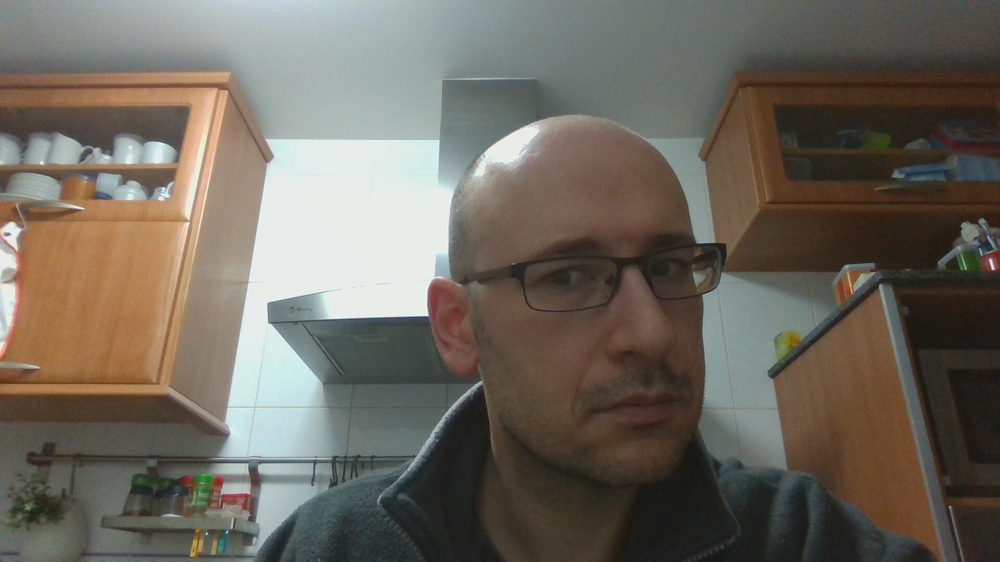
#> input picture images/2016-12-27-065928.jpg, 1000 x 562 px, shrunk from 1920 x 1080 before the run, given in place of the camera
$ python camaeracontours.py
#> lines starting #> are read from the running program, lines starting #| are printed output that depends on the picture; after the words box and inside, x2 and y2 are one past the last pixel; in counts of white or black regions, pixels touching at a corner belong together
import cv2
import numpy as np

cap = cv2.VideoCapture(0)

while(1):

	# Take each frame
	_, frame = cap.read()
#> frame is the input picture: shape (562, 1000, 3); mean B, G, R 93.8, 103.8, 110

	gray = cv2.cvtColor(frame, cv2.COLOR_BGR2GRAY)
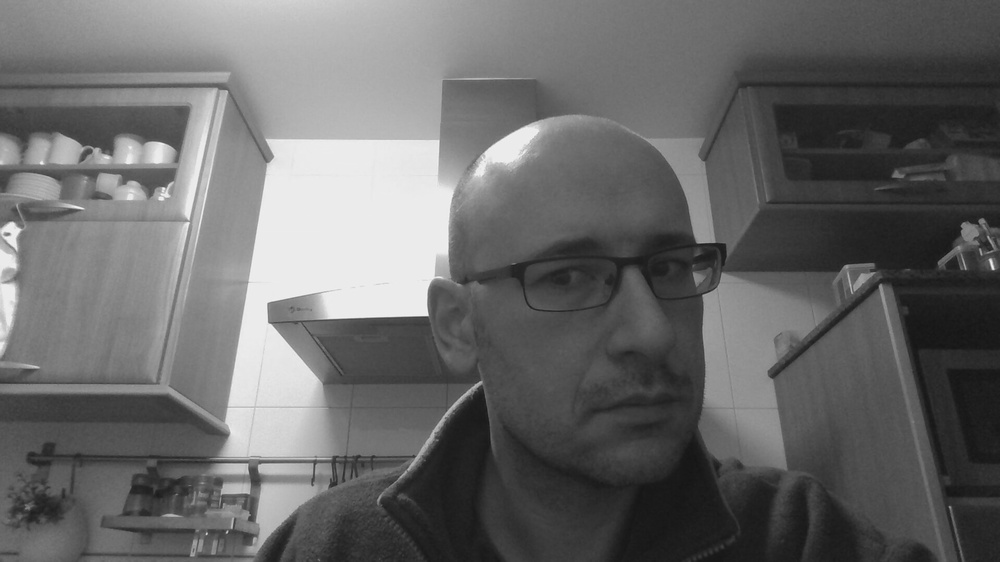
#> gray: shape (562, 1000); min 20, max 245, mean 104.5
	#b1 = cv2.GaussianBlur(gray, (11, 11), 0)
	b1 = cv2.bilateralFilter(gray, 7,41,41)
	b2 = cv2.bilateralFilter(frame, 7,41,41)
	b2 = cv2.cvtColor(b2, cv2.COLOR_BGR2GRAY)
#> b2: shape (562, 1000)
	edged1 = cv2.Canny(b1, 30, 150)
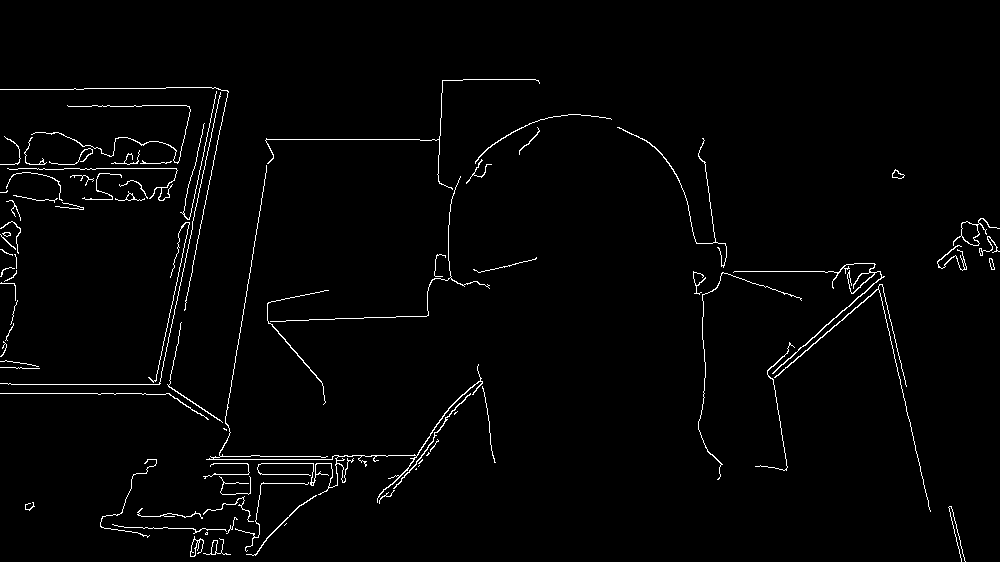
#> edged1: shape (562, 1000); 1.9% white in thin lines or dots, all inside (x1, y1, x2, y2) = (0, 79, 1000, 562)
	edged2 = cv2.Canny(b2, 30, 150)
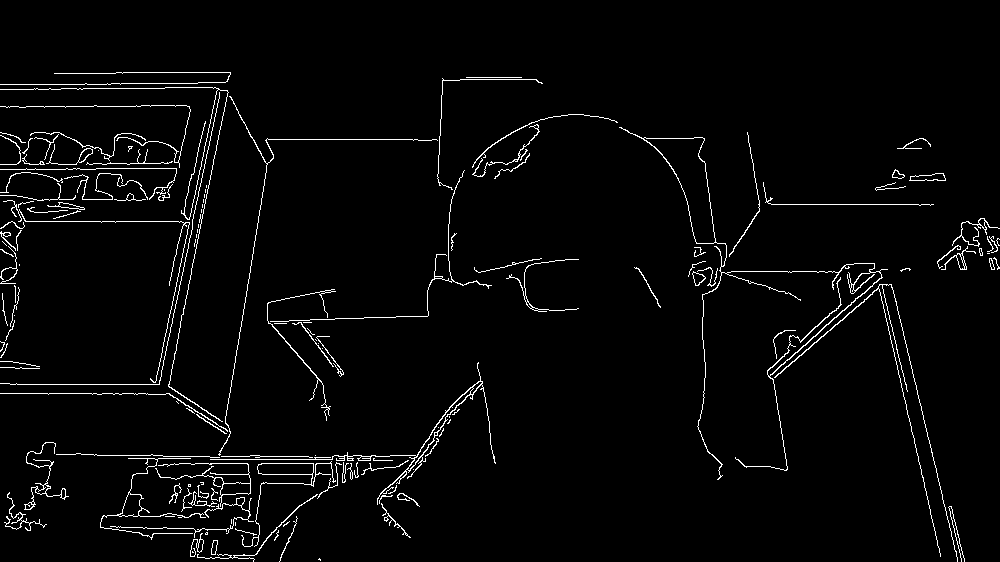
#> edged2: shape (562, 1000); 2.9% white in thin lines or dots, all inside (x1, y1, x2, y2) = (0, 72, 1000, 562)

	#cv2.imshow('frame',frame)
	cv2.imshow('b1',b1)
	cv2.imshow('b2',b2)
	cv2.imshow('edged1',edged1)
	cv2.imshow('edged2',edged2)
	k = cv2.waitKey(5) & 0xFF
#> (key Esc is pressed here)
	if k == 27:
		break

cv2.destroyAllWindows()

$ run again, on images/2016-12-27-065934.jpg
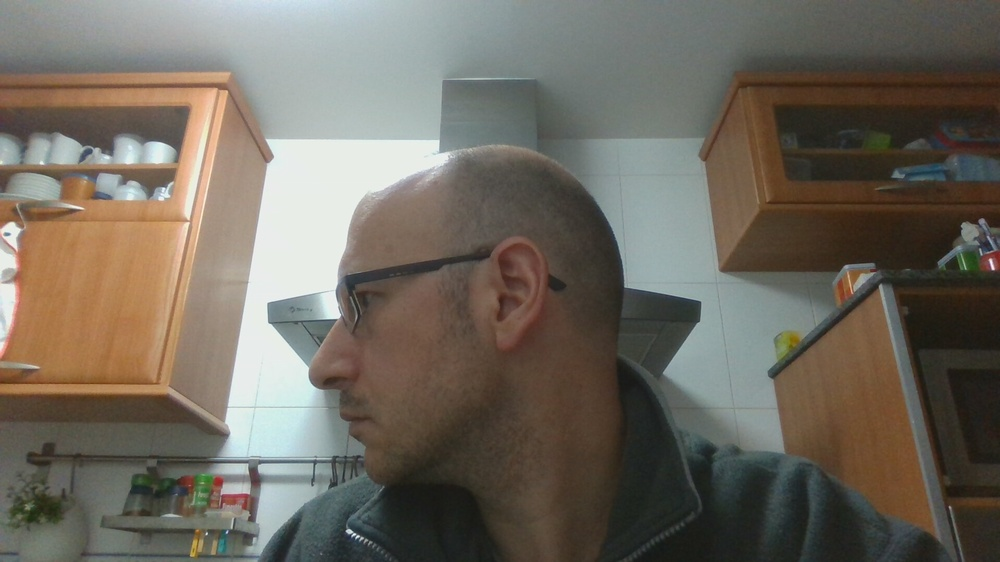
#> input picture images/2016-12-27-065934.jpg, 1000 x 562 px, shrunk from 1920 x 1080 before the run, given in place of the camera
#> frame is the input picture: shape (562, 1000, 3); mean B, G, R 94.7, 105.1, 111.4
#> `edged1 = cv2.Canny(b1, 30, 150)`:
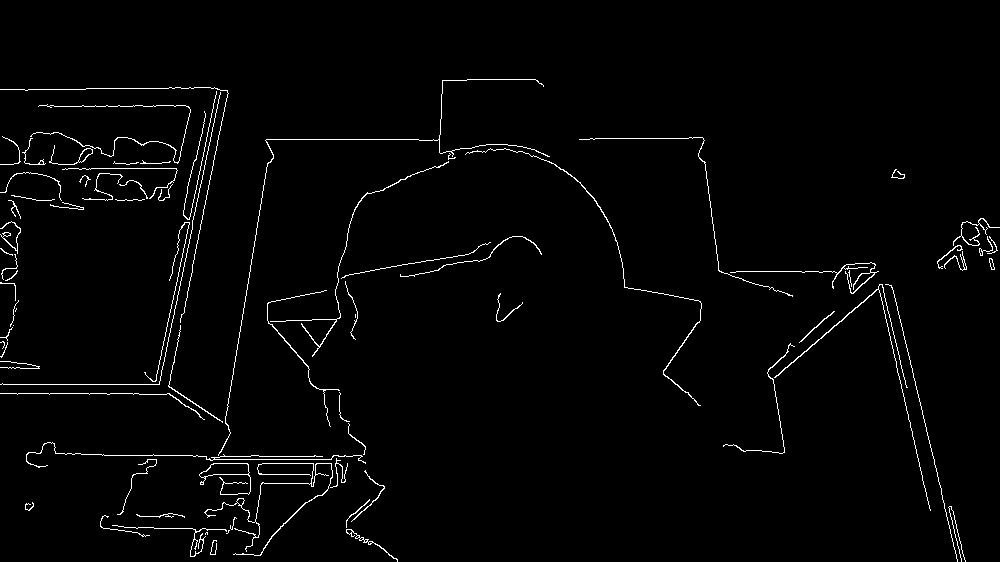
#> edged1: shape (562, 1000); 1.9% white in thin lines or dots, all inside (x1, y1, x2, y2) = (0, 79, 1000, 562)
#> `edged2 = cv2.Canny(b2, 30, 150)`:
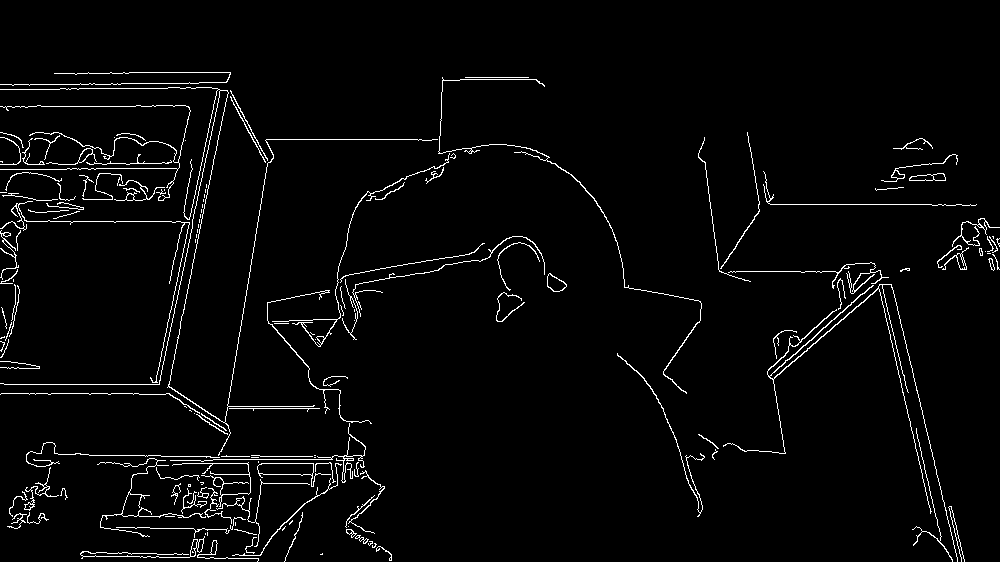
#> edged2: shape (562, 1000); 3% white in thin lines or dots, all inside (x1, y1, x2, y2) = (0, 72, 1000, 562)
